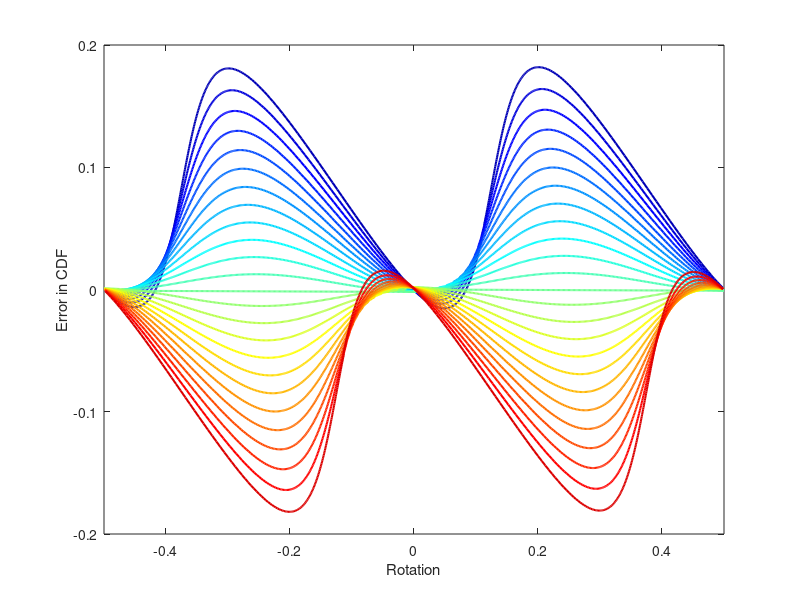

MATLAB code to generate this figure:
function CdfErrorGraphPaper

N = 501;

PhiList = [-60 : 5 : 60];
M = length(PhiList);
Color = jet(M);

for i = 1:M
  Phi = (90 + PhiList(i)) * (pi/180);
  [Cdf,CumProp] = MakeCdf(Phi, N);
  CdfError = CumProp - (Cdf + 0.5);
  
  plot(Cdf,CdfError, 'Color',Color(i,:), 'LineWidth',1.5)
  hold on 
end
hold off

xlabel('Rotation');
ylabel('Error in CDF')

axis([-0.5 0.5, -0.2 0.2])

end

%%%%%%%%%%%%%%%%%%%%%%%%%%%%%%
function [Cdf,CumProp] = MakeCdf(Phi, N)

Phase = 2*pi*[0 : N-1]/(N-1);

True0 = cos(Phase);
True1 = sin(Phase);
TrueRot = atan2(True1,True0)/2/pi;

Base0 = [1 0];
Base1 = [cos(Phi), sin(Phi)];

Meas0 = True0*Base0(1) + True1*Base0(2);
Meas1 = True0*Base1(1) + True1*Base1(2);
MeasRot = atan2(Meas1,Meas0)/2/pi;

%% Graph in complex plane

Cdf = sort(MeasRot);
CumProp = ([0 : N-1] + 0.5) / N;

end